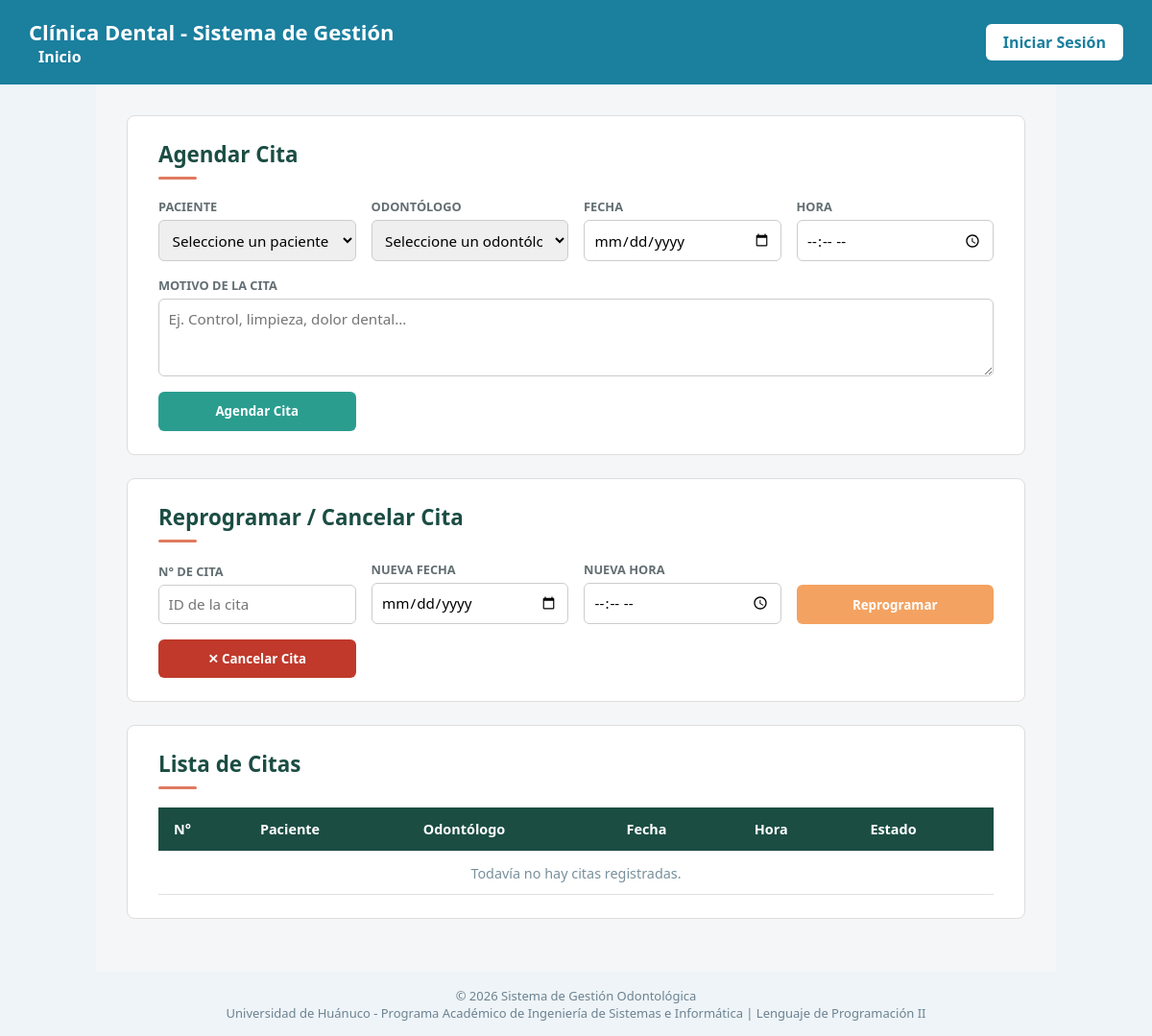
The app's page /vistas/citas.php, older data.
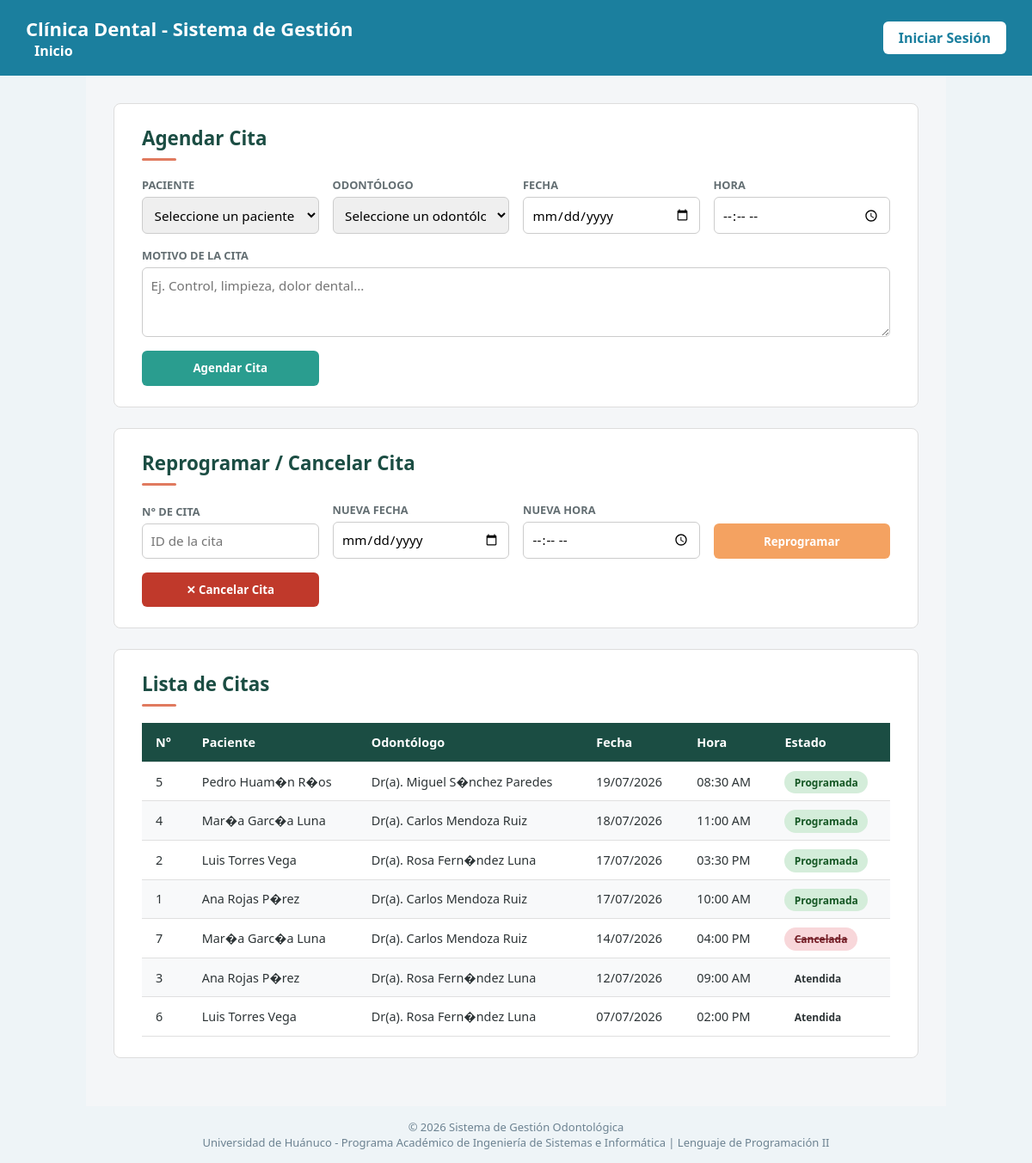
The same page, newer data.
### tables this page shows
CREATE TABLE cita (
    id_cita INT AUTO_INCREMENT PRIMARY KEY,
    id_paciente INT NOT NULL,
    id_odontologo INT NOT NULL,
    fecha DATE NOT NULL,
    hora TIME NOT NULL,
    motivo VARCHAR(200),
    estado ENUM('Programada','Reprogramada','Cancelada','Atendida') DEFAULT 'Programada',
    FOREIGN KEY (id_paciente) REFERENCES paciente(id_paciente),
    FOREIGN KEY (id_odontologo) REFERENCES odontologo(id_odontologo)
);

CREATE TABLE paciente (
    id_paciente INT AUTO_INCREMENT PRIMARY KEY,
    dni VARCHAR(8) NOT NULL UNIQUE,
    nombres VARCHAR(80) NOT NULL,
    apellidos VARCHAR(80) NOT NULL,
    telefono VARCHAR(20),
    correo VARCHAR(100),
    direccion VARCHAR(150),
    fecha_nacimiento DATE
);

CREATE TABLE odontologo (
    id_odontologo INT AUTO_INCREMENT PRIMARY KEY,
    nombres VARCHAR(80) NOT NULL,
    apellidos VARCHAR(80) NOT NULL,
    especialidad VARCHAR(80),
    telefono VARCHAR(20),
    correo VARCHAR(100)
);

### php/clases/Cita.php (called while the page is built, shortened)
<?php
require_once __DIR__ . '/../config/conexion.php';
class Cita {
    private $conexion;
    public function __construct() {
        $con = new Conexion();
        $this->conexion = $con->conectar();
    }
    public function listarCitas() {
        $sql = "SELECT c.id_cita, c.fecha, c.hora, c.motivo, c.estado,
                       p.nombres AS paciente_nombres, p.apellidos AS paciente_apellidos,
                       o.nombres AS odontologo_nombres, o.apellidos AS odontologo_apellidos
                FROM cita c
                INNER JOIN paciente p ON c.id_paciente = p.id_paciente
                INNER JOIN odontologo o ON c.id_odontologo = o.id_odontologo
                ORDER BY c.fecha DESC, c.hora DESC";
        $stmt = $this->conexion->prepare($sql);
        $stmt->execute();
        return $stmt->fetchAll();
    }
}

### php/config/conexion.php (called while the page is built, shortened)
<?php
class Conexion {
    private $host = "localhost";
    private $nombre_bd = "clinica_dental";
    private $usuario = "root";
    private $password = "";
    private $charset = "utf8mb4";
    public function conectar() {
        $dsn = "mysql:host={$this->host};dbname={$this->nombre_bd};charset={$this->charset}";
        $opciones = [
            PDO::ATTR_ERRMODE            => PDO::ERRMODE_EXCEPTION,
            PDO::ATTR_DEFAULT_FETCH_MODE => PDO::FETCH_ASSOC,
            PDO::ATTR_EMULATE_PREPARES   => false,
        ];
        try {
            $this->pdo = new PDO($dsn, $this->usuario, $this->password, $opciones);
            return $this->pdo;
        } catch (PDOException $e) {
            die("Error de conexión a la base de datos: " . $e->getMessage());
        }
    }
}

### vistas/citas.php (the view, shortened to what this page needs)
<?php
$paginaActiva = 'citas';
require_once __DIR__ . '/../php/clases/Cita.php';
$citaObj = new Cita();
$citas = $citaObj->listarCitas();
?>
<!DOCTYPE html>
<html lang="es">
<head>
    <link rel="stylesheet" href="../css/base.css">
    <link rel="stylesheet" href="../css/citas.css">
</head>
<body>
    <?php include 'incluir/header.php'; ?>
    <main class="pagina-citas">
        <section class="seccion-cita">
            <h2>Agendar Cita</h2>
            <div class="linea-decorativa"></div>
            <form class="form-cita" action="../php/procesar/procesar_cita.php" method="POST">
                <div class="grupo-campo">
                    <label for="id_paciente">Paciente</label>
                    <select id="id_paciente" name="id_paciente" required>
                        <option value="">Seleccione un paciente</option>
                    </select>
                </div>
                <div class="grupo-campo">
                    <label for="id_odontologo">Odontólogo</label>
                    <select id="id_odontologo" name="id_odontologo" required>
                        <option value="">Seleccione un odontólogo</option>
                    </select>
                </div>
                <div class="grupo-campo">
                    <label for="fecha">Fecha</label>
                    <input type="date" id="fecha" name="fecha" min="<?php echo date('Y-m-d'); ?>" required>
                </div>
                <div class="grupo-campo">
                    <label for="hora">Hora</label>
                    <input type="time" id="hora" name="hora" required>
                </div>
                <div class="grupo-campo campo-ancho">
                    <label for="motivo">Motivo de la cita</label>
                    <textarea id="motivo" name="motivo" rows="3" placeholder="Ej. Control, limpieza, dolor dental..."></textarea>
                </div>
                <div class="grupo-campo campo-boton">
                    <button type="submit" class="btn-agendar">
                        <span></span> Agendar Cita
                    </button>
                </div>
            </form>
        </section>
        <section class="seccion-cita seccion-gestion">
            <h2>Reprogramar / Cancelar Cita</h2>
            <div class="linea-decorativa"></div>
            <form class="form-gestion" action="../php/procesar/procesar_cita.php" method="POST">
                <div class="grupo-campo">
                    <label for="id_cita">N° de Cita</label>
                    <input type="number" id="id_cita" name="id_cita" placeholder="ID de la cita" min="1" required>
                </div>
                <div class="grupo-campo">
                    <label for="nueva_fecha">Nueva fecha</label>
                    <input type="date" id="nueva_fecha" name="nueva_fecha" min="<?php echo date('Y-m-d'); ?>">
                </div>
                <div class="grupo-campo">
                    <label for="nueva_hora">Nueva hora</label>
                    <input type="time" id="nueva_hora" name="nueva_hora">
                </div>
                <div class="grupo-campo campo-boton">
                    <button type="submit" name="accion" value="reprogramar" class="btn-reprogramar">
                        <span></span> Reprogramar
                    </button>
                </div>
                <div class="grupo-campo campo-boton">
                    <button type="submit" name="accion" value="cancelar" class="btn-cancelar"
                            onclick="return confirm('¿Seguro que desea cancelar esta cita?');">
                        <span>✕</span> Cancelar Cita
                    </button>
                </div>
            </form>
        </section>
        <section class="seccion-cita">
            <h2>Lista de Citas</h2>
            <div class="linea-decorativa"></div>
            <div class="contenedor-tabla">
                <table class="tabla-citas">
                    <thead>
                        <tr>
                            <th>N°</th>
                            <th>Paciente</th>
                            <th>Odontólogo</th>
                            <th>Fecha</th>
                            <th>Hora</th>
                            <th>Estado</th>
                        </tr>
                    </thead>
                    <tbody>
                        <?php if (empty($citas)): ?>
                            <tr>
                                <td colspan="6" style="text-align:center; color:#78909c;">Todavía no hay citas registradas.</td>
                            </tr>
                        <?php else: ?>
                            <?php foreach ($citas as $c): ?>
                                <?php
                                $estadoClase = strtolower($c['estado']);
                                $fechaFmt = date('d/m/Y', strtotime($c['fecha']));
                                $horaFmt  = date('h:i A', strtotime($c['hora']));
                                ?>
                                <tr>
                                    <td class="num-cita"><?php echo $c['id_cita']; ?></td>
                                    <td><?php echo htmlspecialchars($c['paciente_nombres'] . ' ' . $c['paciente_apellidos']); ?></td>
                                    <td>Dr(a). <?php echo htmlspecialchars($c['odontologo_nombres'] . ' ' . $c['odontologo_apellidos']); ?></td>
                                    <td><?php echo $fechaFmt; ?></td>
                                    <td><?php echo $horaFmt; ?></td>
                                    <td><span class="estado <?php echo $estadoClase; ?>"><?php echo htmlspecialchars($c['estado']); ?></span></td>
                                </tr>
                            <?php endforeach; ?>
                        <?php endif; ?>
                    </tbody>
                </table>
            </div>
        </section>
    </main>
    <?php include 'incluir/footer.php'; ?>
</body>
</html>

### vistas/incluir/header.php (shortened to what this page needs)
<?php
$rol = $_SESSION['rol'] ?? '';
$usuarioSesion = $_SESSION['usuario'] ?? '';
?>
<header>
    <nav>
        <div class="nav-container">
            <div class="logo">
                <h1>Clínica Dental - Sistema de Gestión</h1>
            </div>
            <?php if ($rol === 'Odontologo'): ?>
                <ul class="nav-menu">
                    <li><a href="index.php" <?php echo ($paginaActiva == 'index') ? 'class="activo"' : ''; ?>>Mi Agenda</a></li>
                    <li><a href="historial.php" <?php echo ($paginaActiva == 'historial') ? 'class="activo"' : ''; ?>>Historial Clínico</a></li>
                </ul>
            <?php else: ?>
                <ul class="nav-menu">
                    <li><a href="index.php" <?php echo ($paginaActiva == 'index') ? 'class="activo"' : ''; ?>>Inicio</a></li>
                </ul>
            <?php endif; ?>
        </div>
    </nav>
    <div class="auth-buttons">
        <?php if ($rol === 'Odontologo'): ?>
            <span class="usuario-activo">Odontólogo: <?php echo htmlspecialchars($usuarioSesion); ?></span>
            <a href="../php/procesar/logout.php" class="btn-login">Cerrar Sesión</a>
        <?php elseif ($rol === 'Administrador' || $rol === 'Recepcionista'): ?>
            <span class="usuario-activo"><?php echo htmlspecialchars($rol); ?>: <?php echo htmlspecialchars($usuarioSesion); ?></span>
            <a href="../php/procesar/logout.php" class="btn-login">Cerrar Sesión</a>
        <?php else: ?>
            <a href="login.php" class="btn-login">Iniciar Sesión</a>
        <?php endif; ?>
    </div>
</header>

### vistas/incluir/footer.php
<footer>
    <div class="footer-content">
        <p>&copy; 2026 Sistema de Gestión Odontológica</p>
        <p>Universidad de Huánuco - Programa Académico de Ingeniería de Sistemas e Informática | Lenguaje de Programación II</p>
    </div>
</footer>

### css/base.css (style rules this page uses)
* { margin: 0; padding: 0; box-sizing: border-box; font-family: 'Segoe UI', Arial, sans-serif; }
body { background-color: #eef4f7; color: #263544; }
header { background-color: #1b7f9e; color: #fff; padding: 18px 30px; display: flex; justify-content: space-between; align-items: center; }
header h1 { font-size: 22px; }
nav ul { list-style: none; display: flex; gap: 20px; }
nav a { color: #fff; text-decoration: none; font-weight: 600; padding: 6px 10px; border-radius: 6px; transition: background 0.2s; }
.btn-login { background-color: #fff; color: #1b7f9e; padding: 8px 18px; border-radius: 6px; font-weight: 600; text-decoration: none; transition: background 0.2s, color 0.2s; }
footer { text-align: center; padding: 15px; color: #6c8291; font-size: 13px; }

### css/citas.css (style rules this page uses)
.pagina-citas { font-family: 'Inter', sans-serif; background: #f4f6f8; color: #2d3436; padding: 2rem; max-width: 1000px; margin: 0 auto; }
.seccion-cita { background: #fff; border: 1px solid #ddd; border-radius: 8px; padding: 1.5rem 2rem; margin-bottom: 1.5rem; }
.seccion-cita h2 { color: #1b4d43; font-size: 1.4rem; margin-bottom: 0.5rem; }
.linea-decorativa { width: 40px; height: 3px; background: #e07a5f; margin-bottom: 1.2rem; border-radius: 2px; }
.form-cita, .form-gestion { display: grid; grid-template-columns: repeat(auto-fit, minmax(200px, 1fr)); gap: 1rem; align-items: end; }
.grupo-campo { display: flex; flex-direction: column; gap: 0.3rem; }
.grupo-campo label { font-size: 0.8rem; font-weight: 600; color: #636e72; text-transform: uppercase; }
.grupo-campo input, .grupo-campo select, .grupo-campo textarea { padding: 0.6rem; border: 1.5px solid #ccc; border-radius: 6px; font-size: 0.95rem; font-family: inherit; }
.campo-ancho { grid-column: 1 / -1; }
.btn-agendar, .btn-reprogramar, .btn-cancelar { padding: 0.7rem 1.2rem; border: none; border-radius: 6px; font-weight: 600; cursor: pointer; color: #fff; width: 100%; }
.btn-agendar { background: #2a9d8f; }
.btn-reprogramar { background: #f4a261; }
.btn-cancelar { background: #c0392b; }
.tabla-citas { width: 100%; border-collapse: collapse; font-size: 0.9rem; }
.tabla-citas thead { background: #1b4d43; color: #fff; }
.tabla-citas th, .tabla-citas td { padding: 0.8rem 1rem; text-align: left; border-bottom: 1px solid #e0e0e0; }
.tabla-citas tbody tr:nth-child(even) { background: #f8f9fa; }
.estado { padding: 0.3rem 0.7rem; border-radius: 15px; font-size: 0.75rem; font-weight: 600; }
.estado.programada { background: #d4edda; color: #155724; }
.estado.cancelada { background: #f8d7da; color: #721c24; text-decoration: line-through; }

Row changes from the older to the newer data that the page shows:
added cita: id_cita "5", id_paciente.apellidos "Pedro Huam�n R�os", id_odontologo.apellidos "Miguel S�nchez Paredes", fecha "19/07/2026", hora "08:30 AM", estado "Programada"
added cita: id_cita "4", id_paciente.apellidos "Mar�a Garc�a Luna", id_odontologo.apellidos "Carlos Mendoza Ruiz", fecha "18/07/2026", hora "11:00 AM", estado "Programada"
added cita: id_cita "2", id_paciente.apellidos "Luis Torres Vega", id_odontologo.apellidos "Rosa Fern�ndez Luna", fecha "17/07/2026", hora "03:30 PM", estado "Programada"
added cita: id_cita "1", id_paciente.apellidos "Ana Rojas P�rez", id_odontologo.apellidos "Carlos Mendoza Ruiz", fecha "17/07/2026", hora "10:00 AM", estado "Programada"
added cita: id_cita "7", id_paciente.apellidos "Mar�a Garc�a Luna", id_odontologo.apellidos "Carlos Mendoza Ruiz", fecha "14/07/2026", hora "04:00 PM", estado "Cancelada"
added cita: id_cita "3", id_paciente.apellidos "Ana Rojas P�rez", id_odontologo.apellidos "Rosa Fern�ndez Luna", fecha "12/07/2026", hora "09:00 AM", estado "Atendida"
added cita: id_cita "6", id_paciente.apellidos "Luis Torres Vega", id_odontologo.apellidos "Rosa Fern�ndez Luna", fecha "07/07/2026", hora "02:00 PM", estado "Atendida"
Text that changed along with them:
text no longer shown: "Todavía no hay citas registradas."
